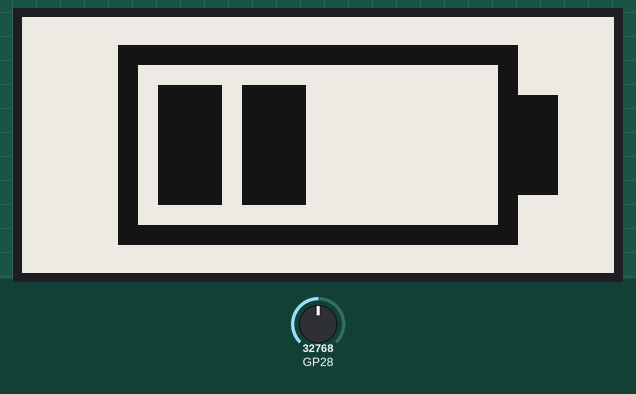
This program was run on a simulated Raspberry Pi Pico running MicroPython. Shown: 296×128 one-colour display. The inputs (shaded band) are chosen by the test bench; at power-on: GP28 = 32768 (analog values on the 0–65535 scale). What the program prints to the serial console is not drawn.

Above: at 1.2 s.
1.3 s: GP28 set to 45874
At 3.3 s:
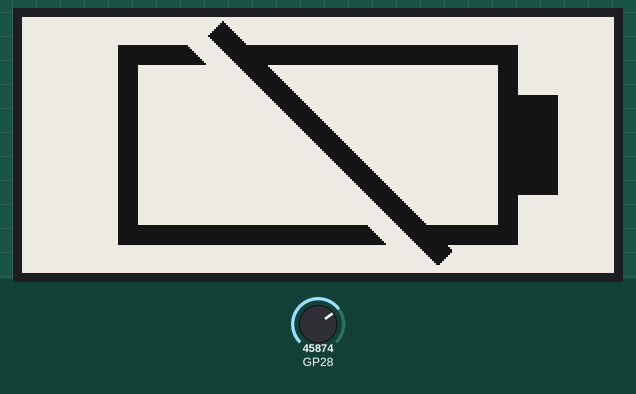
4.1 s: GP28 set to 19660
At 6.7 s:
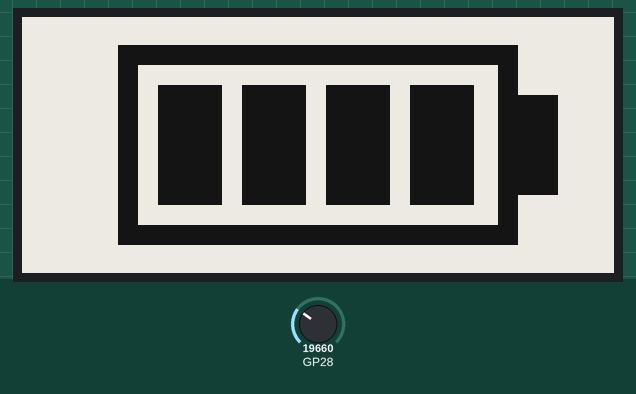
Timing chart, 0 to 8.2 s (numbered marks = the images above; inputs shaded):
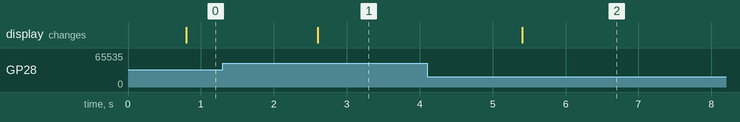

The program:

battery.py
```python
import badger2040
from machine import Pin, ADC
import time

# Global Constants
# for e.g. 2xAAA batteries, try max 3.4 min 3.0
MAX_BATTERY_VOLTAGE = 4.0
MIN_BATTERY_VOLTAGE = 3.2

WIDTH = badger2040.WIDTH
HEIGHT = badger2040.HEIGHT

BATT_WIDTH = 200
BATT_HEIGHT = 100
BATT_BORDER = 10
BATT_TERM_WIDTH = 20
BATT_TERM_HEIGHT = 50
BATT_BAR_PADDING = 10
BATT_BAR_HEIGHT = BATT_HEIGHT - (BATT_BORDER * 2) - (BATT_BAR_PADDING * 2)
BATT_BAR_START = ((WIDTH - BATT_WIDTH) // 2) + BATT_BORDER + BATT_BAR_PADDING
BATT_BAR_END = ((WIDTH + BATT_WIDTH) // 2) - BATT_BORDER - BATT_BAR_PADDING

NUM_BATT_BARS = 4


# ------------------------------
#      Utility functions
# ------------------------------


def map_value(input, in_min, in_max, out_min, out_max):
    return (((input - in_min) * (out_max - out_min)) / (in_max - in_min)) + out_min


# ------------------------------
#      Drawing functions
# ------------------------------

# Draw the frame of the reader
def draw_battery(level, resolution):
    display.pen(15)
    display.clear()

    display.thickness(1)

    # Draw the battery outline
    display.pen(0)
    display.rectangle(
        (WIDTH - BATT_WIDTH) // 2, (HEIGHT - BATT_HEIGHT) // 2, BATT_WIDTH, BATT_HEIGHT
    )

    display.rectangle(
        (WIDTH + BATT_WIDTH) // 2,
        (HEIGHT - BATT_TERM_HEIGHT) // 2,
        BATT_TERM_WIDTH,
        BATT_TERM_HEIGHT,
    )

    display.pen(15)
    display.rectangle(
        (WIDTH - BATT_WIDTH) // 2 + BATT_BORDER,
        (HEIGHT - BATT_HEIGHT) // 2 + BATT_BORDER,
        BATT_WIDTH - BATT_BORDER * 2,
        BATT_HEIGHT - BATT_BORDER * 2,
    )

    # Add a special check for no battery
    if level < 1:
        X = WIDTH // 2
        Y = HEIGHT // 2

        display.pen(0)
        display.thickness(1)
        thickness = (BATT_BORDER * 3) // 2
        start_extra = thickness // 3
        end_extra = (thickness * 2) // 3
        for i in range(0, thickness):
            excess = i // 2
            display.line(
                X - (BATT_HEIGHT // 2) + i - excess - start_extra,
                Y - (BATT_HEIGHT // 2) - excess - start_extra,
                X + (BATT_HEIGHT // 2) + i - excess + end_extra,
                Y + (BATT_HEIGHT // 2) - excess + end_extra,
            )
        display.pen(15)
        for i in range(0 - thickness, 0):
            display.line(
                X - (BATT_HEIGHT // 2) + i,
                Y - (BATT_HEIGHT // 2),
                X + (BATT_HEIGHT // 2) + i,
                Y + (BATT_HEIGHT // 2),
            )
    else:
        # Draw the battery bars
        display.pen(0)
        length = (
            BATT_BAR_END - BATT_BAR_START - ((NUM_BATT_BARS - 1) * BATT_BAR_PADDING)
        ) // NUM_BATT_BARS
        current_level = 0.0
        normalised_level = level / resolution
        for i in range(NUM_BATT_BARS):
            current_level = (1.0 * i) / NUM_BATT_BARS
            if normalised_level > current_level:
                pos = i * (length + BATT_BAR_PADDING)
                display.rectangle(
                    BATT_BAR_START + pos,
                    (HEIGHT - BATT_BAR_HEIGHT) // 2,
                    length,
                    BATT_BAR_HEIGHT,
                )

    display.update()


# ------------------------------
#        Program setup
# ------------------------------

# Create a new Badger and set it to update FAST
display = badger2040.Badger2040()
display.update_speed(badger2040.UPDATE_FAST)

# Set up the ADCs for measuring battery voltage
vbat_adc = ADC(badger2040.PIN_BATTERY)
vref_adc = ADC(badger2040.PIN_1V2_REF)
vref_en = Pin(badger2040.PIN_VREF_POWER)
vref_en.init(Pin.OUT)
vref_en.value(0)


# ------------------------------
#       Main program loop
# ------------------------------

last_level = -1

while True:
    # Enable the onboard voltage reference
    vref_en.value(1)

    # Calculate the logic supply voltage, as will be lower that the usual 3.3V when running off low batteries
    vdd = 1.24 * (65535 / vref_adc.read_u16())
    vbat = (
        (vbat_adc.read_u16() / 65535) * 3 * vdd
    )  # 3 in this is a gain, not rounding of 3.3V

    # Disable the onboard voltage reference
    vref_en.value(0)

    # Print out the voltage
    print("Battery Voltage = ", vbat, "V", sep="")

    # Convert the voltage to a level to display onscreen
    level = int(
        map_value(vbat, MIN_BATTERY_VOLTAGE, MAX_BATTERY_VOLTAGE, 0, NUM_BATT_BARS)
    )

    # Only draw if the battery level has changed significantly
    if level != last_level:
        draw_battery(level, NUM_BATT_BARS)
        last_level = level

    time.sleep(1)
```

Measured:
- after the input at 1.3 s, the display: changes after 1.3 s (image 1)
- after the input at 4.1 s, the display: changes after 1.3 s (image 2)
